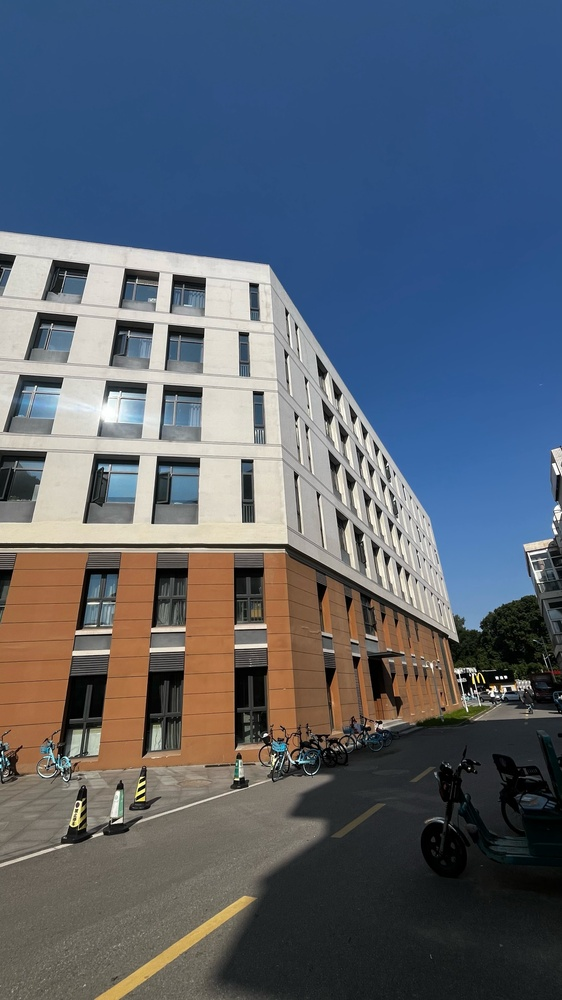
#> input picture Assignment-02/images/input/original_photo.jpg, 562 x 1000 px, shrunk from 2268 x 4032 before the run
$ python EX02_RGB_Tranparency.py
#> lines starting #> are read from the running program, lines starting #| are printed output that depends on the picture

# ============================================================
# EXERCISE 02: RGB CHANNEL REMIX AND TRANSPARENCY
# Subject: Digital Image Processing
# Library: Pillow (PIL)
# Theme: Cyberpunk Digital Artwork
# ============================================================

# Import Path to build reliable input and output file paths.
from pathlib import Path

# Import Image for opening, merging, and saving images.
from PIL import Image

# Import ImageOps for reversing the radial gradient.
from PIL import ImageOps


# ============================================================
# STEP 1: DEFINE INPUT AND OUTPUT PATHS
# ============================================================

# Locate the directory containing this Python script.
script_dir = Path(__file__).resolve().parent

# Locate the main Assignment-02 directory.
assignment_dir = script_dir.parent

# Define the directory containing original input photographs.
input_dir = assignment_dir / "images" / "input"

# Define a separate output directory for Exercise 02.
output_dir = assignment_dir / "images" / "output" / "Exercise-02"

# Automatically create the output directory if needed.
output_dir.mkdir(parents=True, exist_ok=True)

# Define the path to the original photograph.
image_path = input_dir / "original_photo.jpg"

# Confirm that the photograph exists before continuing.
if not image_path.is_file():

    # Stop the program with a helpful message if missing.
    raise FileNotFoundError(
        f"Input image not found: {image_path}"
    )


# ============================================================
# STEP 2: OPEN THE ORIGINAL PHOTOGRAPH
# ============================================================

# Open the original photograph using Pillow.
with Image.open(image_path) as source_image:

    # Convert the photograph to RGB and keep a separate copy.
#> source_image is the input picture: PIL image 562x1000 RGB; mean R, G, B 89.3, 97.9, 110.4
    original_image = source_image.convert("RGB")

# Store the image dimensions for later operations.
image_width, image_height = original_image.size
#> image_width = 562; image_height = 1000

# Display basic information about the input image.
print("\n========== ORIGINAL IMAGE ==========\n")
print("Input Image:", image_path.name)
print("Dimensions:", image_width, "x", image_height)
#| Dimensions: 562 x 1000
print("Colour Mode:", original_image.mode)
#| Colour Mode: RGB

# Save a PNG copy for comparing all versions.
original_image.save(output_dir / "01_original_rgb.png")

print("Original RGB image saved successfully.")


# ============================================================
# PART A: RGB CHANNEL MANIPULATION
# ============================================================

print("\n========== PART A: RGB CHANNELS ==========\n")


# ============================================================
# STEP 3: SPLIT THE RGB CHANNELS
# ============================================================

# Separate the original image into three individual channels.
red_channel, green_channel, blue_channel = original_image.split()
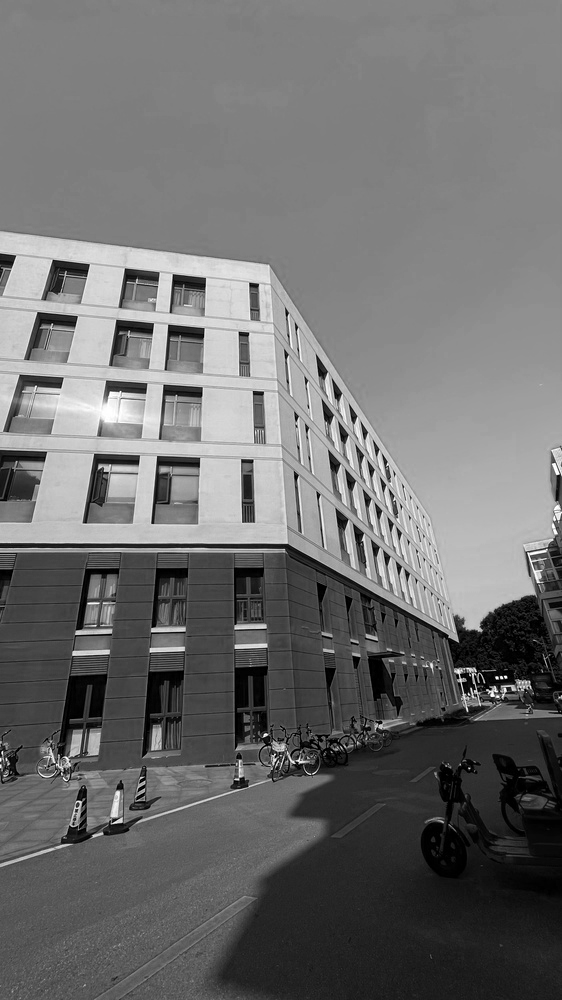
#> blue_channel: PIL image 562x1000 L; min 0, max 255, mean 110.4

# Display information about the separated channels.
print("Red Channel Mode:", red_channel.mode)
#| Red Channel Mode: L
print("Green Channel Mode:", green_channel.mode)
#| Green Channel Mode: L
print("Blue Channel Mode:", blue_channel.mode)
#| Blue Channel Mode: L

# Each individual channel has greyscale intensity values.
print("RGB channels separated successfully.")


# ============================================================
# STEP 4: SWAP THE RED AND BLUE CHANNELS
# ============================================================

# Original channel order is Red, Green, Blue.
# Swap Red and Blue to obtain Blue, Green, Red.
red_blue_swapped = Image.merge(
    "RGB",
    (blue_channel, green_channel, red_channel)
)
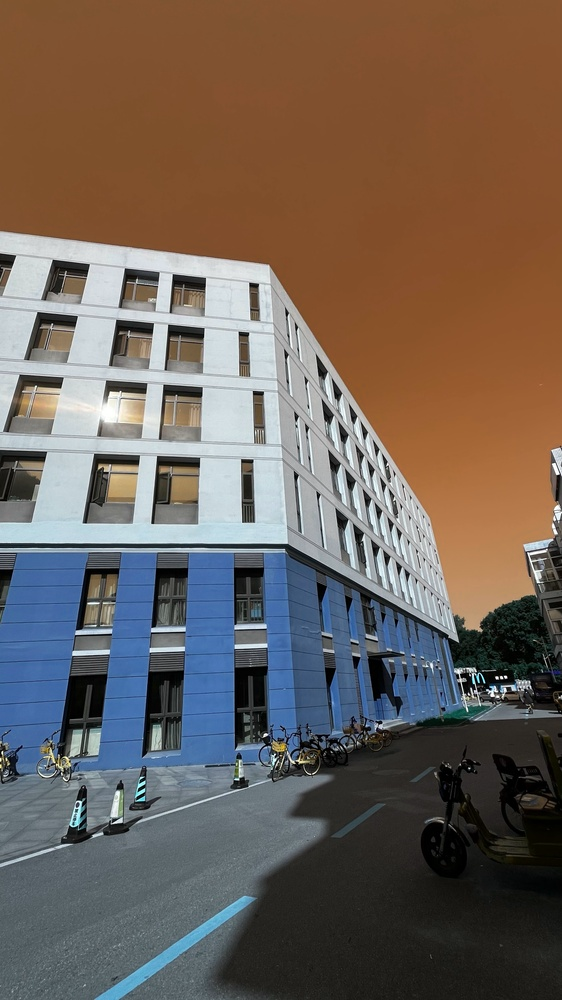
#> red_blue_swapped: PIL image 562x1000 RGB; mean R, G, B 110.4, 97.9, 89.3

# Save the Red-Blue swapped version as PNG.
red_blue_swapped.save(
    output_dir / "02_red_blue_swapped.png"
)

# Confirm successful channel swapping.
print("Red and Blue channels swapped successfully.")
print("New Channel Order: B, G, R")


# ============================================================
# STEP 5: CREATE ANOTHER CREATIVE COLOUR VERSION
# ============================================================

# Rearrange the RGB channels into Green, Red, Blue order.
creative_colour = Image.merge(
    "RGB",
    (green_channel, red_channel, blue_channel)
)

# Save the alternative creative colour version.
creative_colour.save(
    output_dir / "03_creative_colour_remix.png"
)

# Display the new channel order.
print("Second creative colour variation created.")
print("New Channel Order: G, R, B")


# ============================================================
# PART B: RADIAL GRADIENT AND TRANSPARENCY
# ============================================================

print("\n========== PART B: TRANSPARENCY ==========\n")


# ============================================================
# STEP 6: GENERATE A GRAYSCALE RADIAL GRADIENT
# ============================================================

# Generate a radial grayscale gradient in L mode.
# The centre is dark and the edges are bright.
radial_gradient = Image.radial_gradient("L")

# Display the dimensions of the original gradient.
print("Original Gradient Size:", radial_gradient.size)
#| Original Gradient Size: (256, 256)


# ============================================================
# STEP 7: RESIZE THE GRADIENT
# ============================================================

# Resize the gradient to match the photograph dimensions.
radial_gradient = radial_gradient.resize(
    original_image.size,
    Image.Resampling.BICUBIC
)
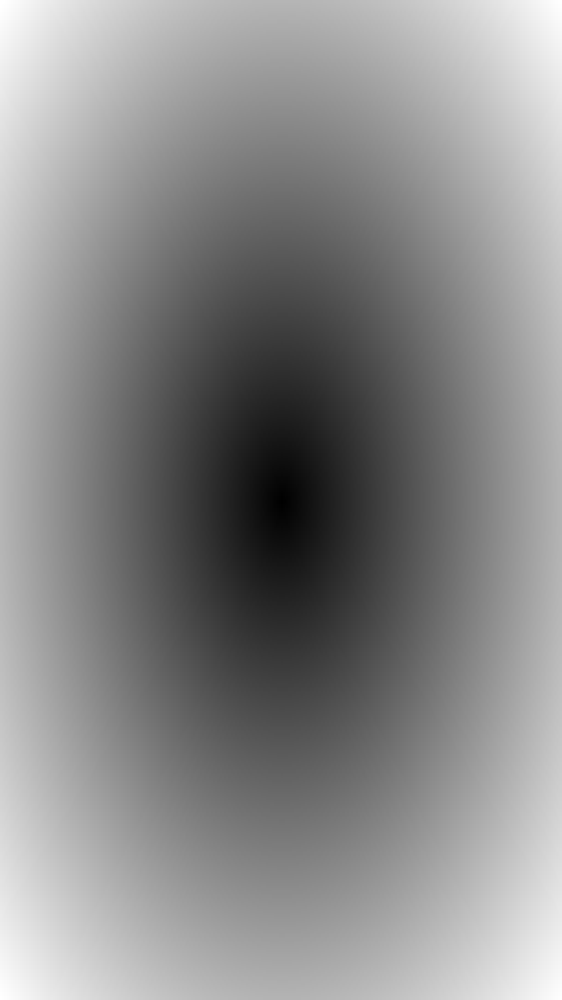
#> radial_gradient: PIL image 562x1000 L; min 0, max 255, mean 138.1

# Save the resized normal radial gradient.
radial_gradient.save(
    output_dir / "04_radial_gradient.png"
)

# Confirm successful resizing.
print("Resized Gradient Size:", radial_gradient.size)
#| Resized Gradient Size: (562, 1000)


# ============================================================
# STEP 8: REVERSE THE GRADIENT DIRECTION
# ============================================================

# Invert the grayscale gradient.
# The centre becomes bright and the edges become dark.
inverted_gradient = ImageOps.invert(radial_gradient)
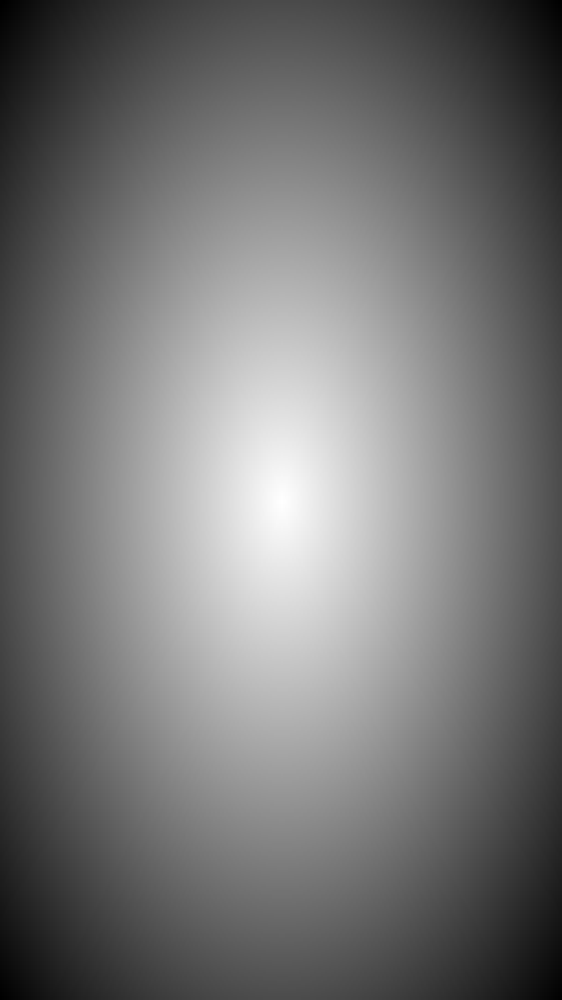
#> inverted_gradient: PIL image 562x1000 L; min 0, max 255, mean 116.9

# Save the inverted gradient for comparison.
inverted_gradient.save(
    output_dir / "05_inverted_radial_gradient.png"
)

# Confirm the inversion operation.
print("Inverted radial gradient created.")


# ============================================================
# STEP 9: APPLY NORMAL RADIAL TRANSPARENCY
# ============================================================

# Create an RGBA copy of the original image.
normal_transparency = original_image.convert("RGBA")

# Use the normal radial gradient as the alpha channel.
# The centre becomes more transparent than the edges.
normal_transparency.putalpha(radial_gradient)
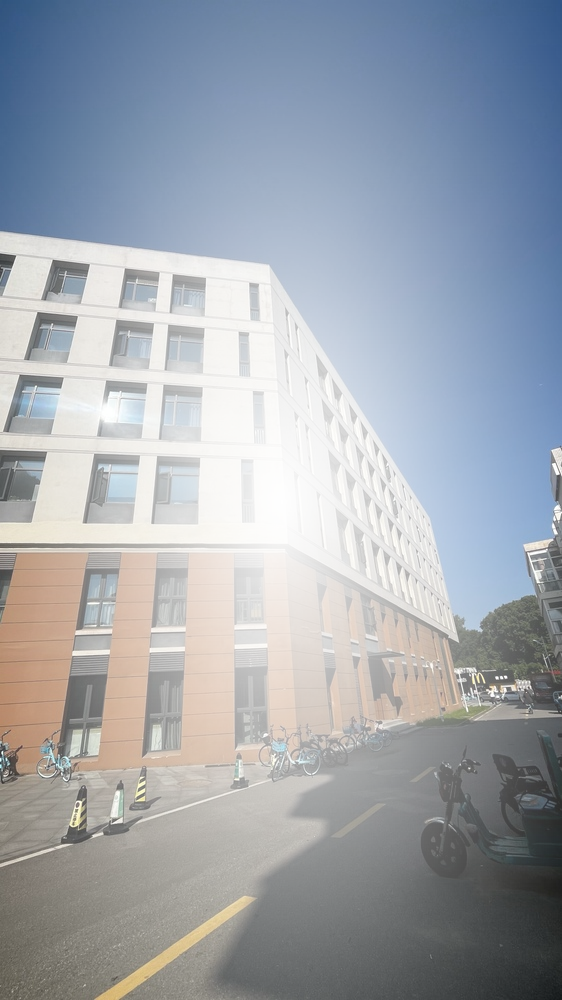
#> normal_transparency: PIL image 562x1000 RGBA; mean R, G, B, A 89.3, 97.9, 110.4, 138.1; transparent parts drawn white

# Save the image as RGBA PNG.
normal_transparency.save(
    output_dir / "06_normal_transparency.png"
)

# Display the output image mode.
print("Normal Transparency Mode:", normal_transparency.mode)
#| Normal Transparency Mode: RGBA


# ============================================================
# STEP 10: APPLY INVERTED RADIAL TRANSPARENCY
# ============================================================

# Create another RGBA copy of the original image.
inverted_transparency = original_image.convert("RGBA")

# Apply the inverted radial gradient as the alpha channel.
# The centre remains visible while the edges fade.
inverted_transparency.putalpha(inverted_gradient)
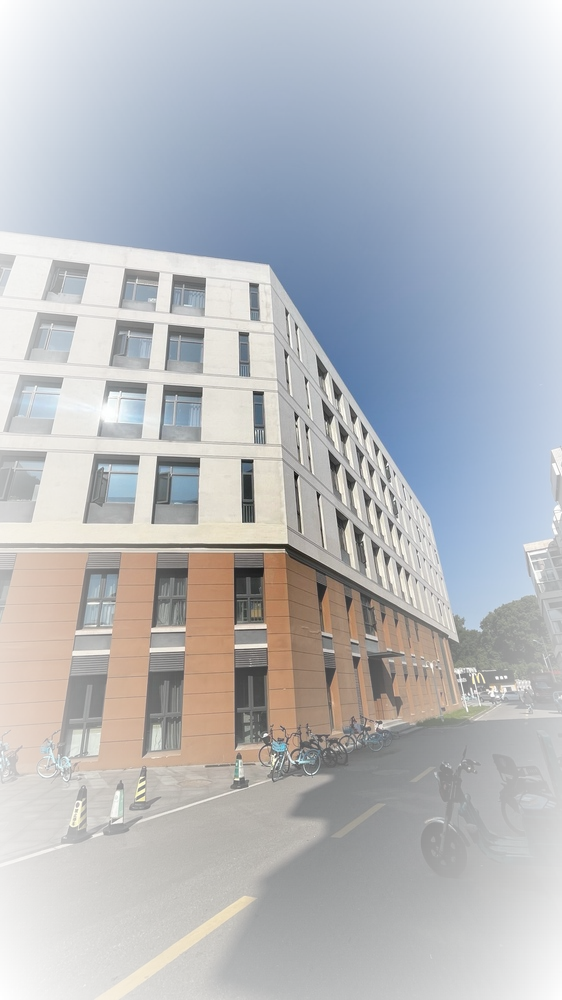
#> inverted_transparency: PIL image 562x1000 RGBA; mean R, G, B, A 89.3, 97.9, 110.4, 116.9; transparent parts drawn white

# Save the inverted transparency image.
inverted_transparency.save(
    output_dir / "07_inverted_transparency.png"
)

# Display the output colour mode.
print("Inverted Transparency Mode:", inverted_transparency.mode)
#| Inverted Transparency Mode: RGBA


# ============================================================
# CREATIVE CHALLENGE: CYBERPUNK DIGITAL ARTWORK
# ============================================================

print("\n========== CREATIVE CHALLENGE ==========\n")


# ============================================================
# STEP 11: PREPARE THE CYBERPUNK COLOUR VERSION
# ============================================================

# Start from the Red-Blue swapped photograph.
cyberpunk_image = red_blue_swapped.copy()

# Add more contrast to the image using Pillow ImageOps.
cyberpunk_image = ImageOps.autocontrast(
    cyberpunk_image,
    cutoff=1
)

# Convert the creative colour image into RGBA mode.
cyberpunk_image = cyberpunk_image.convert("RGBA")
#> cyberpunk_image: PIL image 562x1000 RGBA


# ============================================================
# STEP 12: APPLY INVERTED RADIAL TRANSPARENCY
# ============================================================

# Use the inverted gradient as the alpha channel.
# This produces a central-subject fading effect.
cyberpunk_image.putalpha(inverted_gradient)
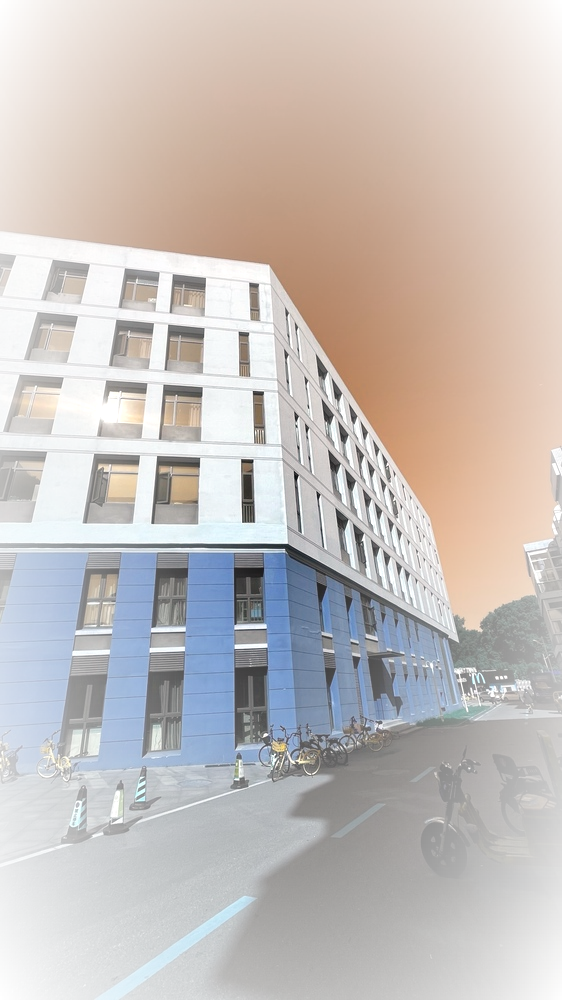
#> cyberpunk_image: PIL image 562x1000 RGBA; mean R, G, B, A 126.8, 108.2, 97.7, 116.9; transparent parts drawn white

# Save the final transparent creative artwork.
cyberpunk_image.save(
    output_dir / "08_final_cyberpunk_artwork.png"
)

# Display the final artwork properties.
print("Creative Theme: Cyberpunk")
print("Final Artwork Mode:", cyberpunk_image.mode)
#| Final Artwork Mode: RGBA
print("Final Artwork Size:", cyberpunk_image.size)
#| Final Artwork Size: (562, 1000)

# Confirm the artwork was saved.
print("Final Cyberpunk artwork saved successfully.")


# ============================================================
# STEP 13: DISPLAY EXPERIMENT SUMMARY
# ============================================================

print("\n========== EXPERIMENT SUMMARY ==========\n")

# Display input information.
print("Original Photograph:", image_path.name)
print("Image Size:", image_width, "x", image_height)
#| Image Size: 562 x 1000

# Display the channel arrangements used.
print("Original Channels: R, G, B")
print("First Variation: B, G, R")
print("Second Variation: G, R, B")

# Display the transparency experiment details.
print("Normal Gradient: Transparent Centre")
print("Inverted Gradient: Fading Edges")

# Display the final artwork information.
print("Final Artwork Mode:", cyberpunk_image.mode)
#| Final Artwork Mode: RGBA
print("Final Artwork Format: PNG")

# Display output destination.
print("Output Directory:", output_dir)

# Indicate completion.
print("\n========== EXPERIMENT COMPLETED ==========")
